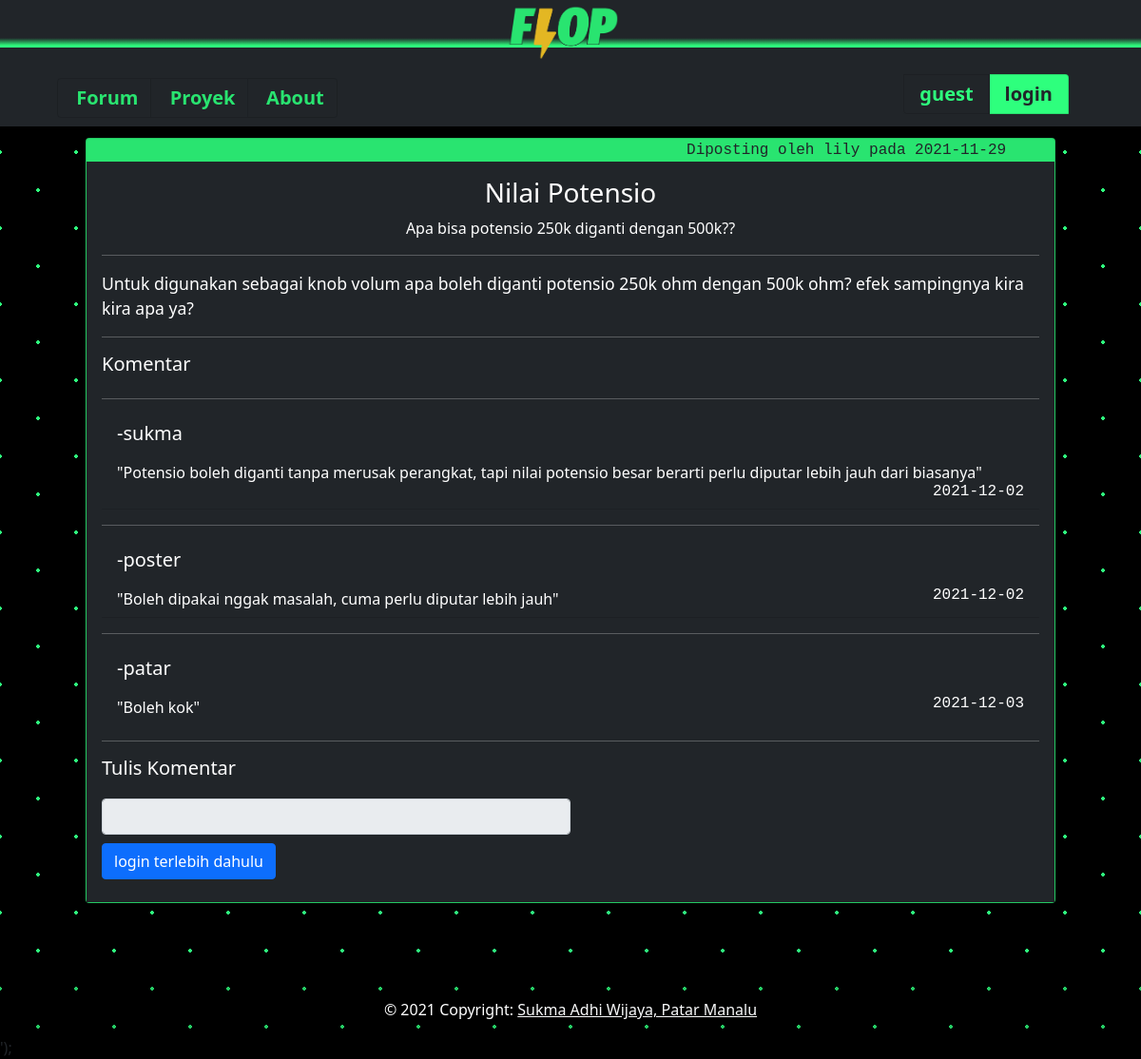
The page /content.php?title=Nilai Potensio on the database its author committed.
### tables this page shows
CREATE TABLE `tb_post` (
  `post_title` varchar(25) NOT NULL,
  `post_desc` varchar(50) NOT NULL,
  `post_content` text NOT NULL,
  `poster` varchar(25) NOT NULL,
  `post_date` date NOT NULL
);

CREATE TABLE `tb_comment` (
  `id_comment` int(11) NOT NULL,
  `post_title` varchar(25) NOT NULL,
  `username` varchar(25) NOT NULL,
  `comment` text NOT NULL,
  `comment_date` date NOT NULL
);

### content.php (the view, shortened to what this page needs)
<?php
$conn = mysqli_connect("localhost","root","","db_flop");
$title = $_GET['title'];
$post_query = mysqli_query($conn, "SELECT post_title,post_desc,post_content,poster,post_date FROM tb_post WHERE post_title ='$title'");
$comment_query = mysqli_query($conn, "SELECT id_comment,username,comment,comment_date FROM tb_comment WHERE post_title ='$title'");
$post_data = mysqli_fetch_assoc($post_query);
if($_SESSION){
    $user = $_SESSION['username'];
    $prompt = "logout";
    $islogged = true;
  }
  else{
    $user = "guest";
    $islogged = false;
  }
if($islogged == true){
    $comment = '<form action="" method="POST">
    <div class="form-group" id="comment-form">
    <hr>
        <label for="new-comment">Tulis Komentar</label>
        <input type="text" name = "comment" class="form-control" id="comment-field" placeholder="Komentar anda">
    </div>
    <button type="submit" class="btn btn-primary" id="btn-submit">Submit sebagai '.$user.'</button>
</form>';
}
else{
    $comment = '<form action="login.php?action=login">
    <div class="form-group" id="comment-form">
    <hr>
        <label for="new-comment">Tulis Komentar</label>
        <input type="text" class="form-control" id="comment-field" disabled>
    </div>
    <a class="btn btn-primary" id="btn-submit" href="login.php?action=login">login terlebih dahulu</a>
</form>';
}
?>
<!DOCTYPE html>
<html lang="en">
<head>
    <link href="/style.css" rel="stylesheet">
    <link href="https://cdn.jsdelivr.net/npm/bootstrap@5.1.3/dist/css/bootstrap.min.css" rel="stylesheet">
</head>
<body>
    <?php
    include "html/header.php";
    ?>
    <div class="card " id="main-content" style="width:85%;margin-top:1%;">
    <a id="main-content-info">Diposting oleh <?php echo $post_data["poster"] .' pada '.$post_data["post_date"];?></a>
    <div class="card-body" id="main-content-body">
      <h3 class="card-title" id="main-content-title"><?php echo $post_data["post_title"]; ?></h3>
      <p class="card-text" id="main-content-text"><?php echo $post_data["post_desc"]; ?></p>
        <hr>
        <p class="card-text" id="post"><?php echo $post_data["post_content"]; ?></p>
        <hr>
        <h5 class="card-text">Komentar<h5>
        <ul class="list-group list-group-flush">
            <?php while($comment_data = mysqli_fetch_assoc($comment_query)){
                echo '<hr><li class="list-group-item" id="comments">
                <p id="commenter">-'.$comment_data["username"].' </p>
                <span id="comment">"'.$comment_data["comment"] .'"</span><span id="commentDate">'. $comment_data["comment_date"].'</span>';
                echo '</li>';
            }
            ?>
        </ul>
        <?php echo $comment; ?>
    </div>
  </div>
<br><br><br>
<?php
    echo file_get_contents("html/footer.php");
    ?>
</body>
</html>

### style.css (style rules this page uses)
#Body { background-color: #000000; opacity: 1; background-image: radial-gradient(#2eff7d 2px, transparent 2px), radial-gradient(#2eff7d 2px, #000000 2px); background-size: 80px 80px; background-position: 0 0,40px 40px; }
#main-content { margin:auto; margin-top:1%; margin-bottom:1%; width:85%; background-color:#29e470; color:#29e470; }
#main-content-body { background-color: #212529; color:white; }
#main-content-title { text-align:center; }
#main-content-info { text-align:right; color:#212529; margin-right:5%; font-family:monospace; }
#main-content-text { text-align:center !important; }

### content.php (style rules this page uses)
#post { font-size:110%; }
#comments { background-color:#212529; color:white; }
#comment { text-align:left; font-size:80%; }
#commentDate { text-align:right !important; font-family:monospace; font-size:80%; float:right; }
#comment-form { margin:auto; }
#comment-field { width:50%; margin-top:2%; }
#btn-submit { margin-top:1%; }

### rows shown on the page
tb_post: poster "lily", post_date "2021-11-29", post_title "Nilai Potensio", post_desc "Apa bisa potensio 250k diganti dengan 500k??", post_content "Untuk digunakan sebagai knob volum apa boleh diganti potensio 250k ohm dengan 500k ohm? efek sampingnya kira kira apa ya?"
tb_comment: username "sukma", comment "Potensio boleh diganti tanpa merusak perangkat, tapi nilai potensio besar berarti perlu diputar lebih jauh dari biasanya", comment_date "2021-12-02"
tb_comment: username "poster", comment "Boleh dipakai nggak masalah, cuma perlu diputar lebih jauh", comment_date "2021-12-02"
tb_comment: username "patar", comment "Boleh kok", comment_date "2021-12-03"

### other values the page prints
$user "guest"
$prompt "login"
file_get_contents("html/footer.php") "© 2021 Copyright: Sukma Adhi Wijaya, Patar Manalu ');"
